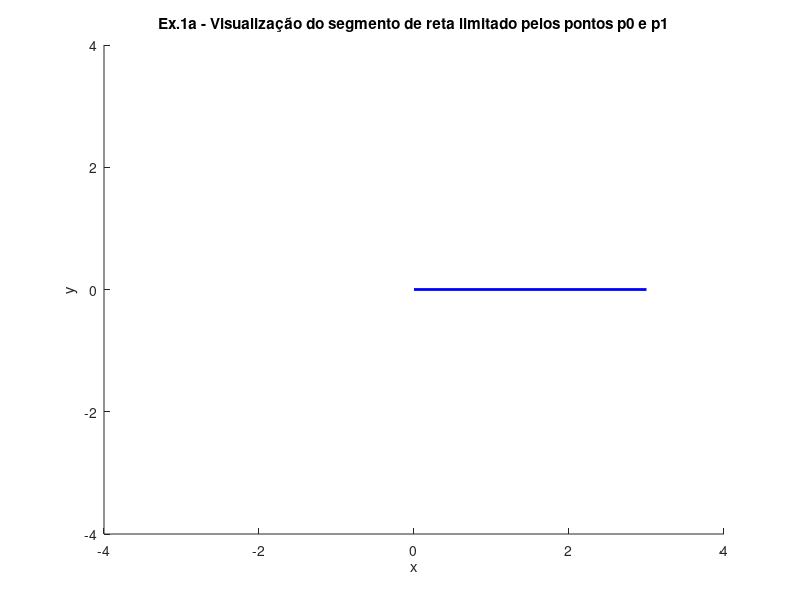
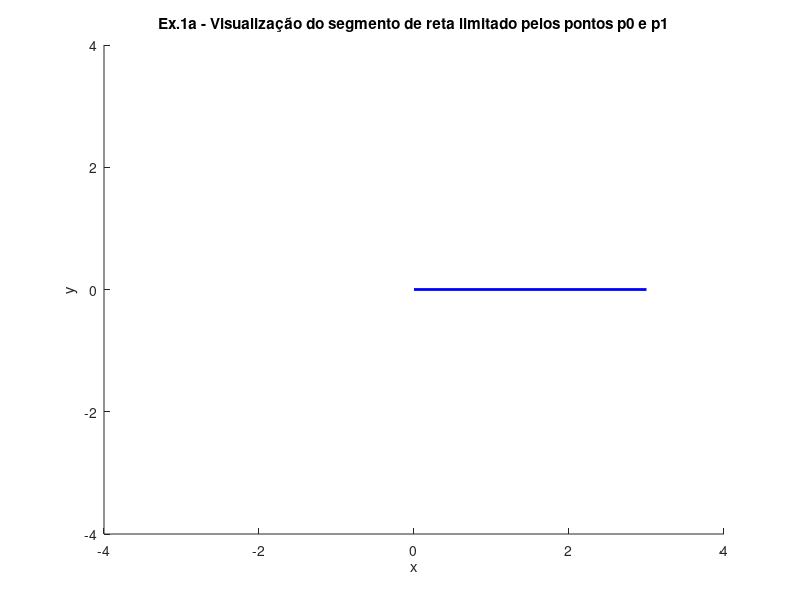

Reproduce these figures in MATLAB, in order. (Note: this script raises an error after producing the figures.)
% Trabalho 2 - Translação e rotações de objetos 2D
% Daniel Coelho       nºmec.84949
% Miguel Pina         nºmec.80203

% ------------------------------------------------------------------------
% -------------------- 1.Rotações de segmentos de reta -------------------
% ------------------------------------------------------------------------

%% Ex1 alínea (a)
% Initial configurations
clc % Clear all text from command window
close all
clear % Clear previous environment variables

% Criação dos pontos p0(0,0) e p1(3,0) do segmento de reta pretendido
p0 = [0 0]';   p1 = [3 0]';
p_line = [p0 p1];

% Configurações da janela e representação gráfica do segmento de reta

figure('Renderer','painters', 'Position', [0 20 675 675])
line(p_line(1,:),p_line(2,:), 'LineWidth', 2, 'Color', 'blue');
title('Ex.1a - Visualização do segmento de reta limitado pelos pontos p0 e p1')
xlabel('x'); ylabel('y');
axis([-4 4 -4 4]);
pause(1)


%% Ex1 alínea (b)
% Função auxiliar (rot.m) criada num script à parte

%% Ex1 alínea (c)
% Initial configurations
clc % Clear all text from command window

clear % Clear previous environment variables

% Criação dos pontos p0(0,0) e p1(3,0) do segmento de reta pretendido
p0 = [0 0]';   p1 = [3 0]';
p_line = [p0 p1];


% Configurações da janela e representação gráfica do segmento de reta

figure('Renderer', 'painters', 'Position', [675 20 675 675])
h=line(p_line(1,:),p_line(2,:), 'LineWidth', 2, 'Color', 'blue');
title('Ex.1a - Visualização do segmento de reta limitado pelos pontos p0 e p1')
xlabel('x'); ylabel('y'); axis([-4 4 -4 4])


% Pontos do segmento de reta para uma rotação de 45º:
p_line45 = rot(pi/4)*p_line;

% Pontos do segmento de reta para uma rotação de 90º:
p_line90 = rot(pi/2)*p_line;

% Representação gráfica da rotação:
angs = linspace(0,pi/2,25);
titulos = ["0º" "45º" "90º"];
idx = 1;

title('Ex.1c - Rotações de 45º e 90º ao segmento de reta')
for a = angs
    p_line_rot = rot(a)*p_line;
    set(h,'Xdata',p_line_rot(1,:), 'Ydata',p_line_rot(2,:));
    
    if a==0 || a==pi/4 || a==pi/2
        
        line(p_line_rot(1,:),p_line_rot(2,:), 'LineWidth', 2, 'Color', rand(1,3)) % Representa a linha com uma cor aleatória
        text(max(p_line_rot(1,:))+0.15,max(p_line_rot(2,:))+0.15,titulos(idx))  
        idx = idx +1;
        
    end
    pause(0.08)
end
pause(1)


%% Ex1 alínea d)
% Initial configurations
clc % Clear all text from command window

clear % Clear previous environment variables

% Criação dos pontos p0(0,0) e p1(3,0) do segmento de reta pretendido
p0 = [0 0]';   p1 = [3 0]';
p_line = [p0 p1];

% Configurações da janela

figure('Renderer', 'painters', 'Position', [0 20 675 675])
xlabel('x'); ylabel('y'); axis([-4 4 -4 4])

% Representação gráfica da alínea:
angs = linspace(0,2*pi,360);
h=line(p_line(1,:),p_line(2,:), 'LineWidth', 2, 'Color', 'blue');
axis([-4 4 -4 4]);     title('Ex.1d - Trajetória de p1 centrado em p0')


text(0,0,'p0(0,0)')
tx=text(3,0,'p1(3,0)');
hold on
pause(1)
for a = angs
    p_line_rot = rot(a)*p_line;
    set(h,'Xdata',p_line_rot(1,:), 'Ydata',p_line_rot(2,:));
    plot(p_line_rot(1,2),p_line_rot(2,2),'.','MarkerSize', 10)
    pause(0.005)
end

delete(tx) % Apaga o texto que foi escrito para poder pintar a circunferência depois
rectangle('Position',[-3 -3 6 6],'Curvature',[1 1], 'FaceColor',[0.63 0.714 0.86]) % Pinta a circunferência


%% ------------------------------------------------------------------------
%  --------------- 2.Rotações e Translações de polígonos 2D ---------------
%  ------------------------------------------------------------------------


%% Ex2 alínea a) %%

clc % Clear all text from command window
clear % Clear previous environment variables


figure('Renderer', 'painters', 'Position', [675 20 675 675])

%definição dos pontos que defininem o trapézio

p1 = [-1,0]';
p2 = [1 0]';
p3 = [1 0.75]';
p4 = [0.5 0.75]';
p5 = [0.1 3]';
p6 = [-0.1 3]';
p7 = [-0.5 0.75]';
p8 = [-1 0.75]';

pontos_0 = [p1,p2,p3,p4,p5,p6,p7,p8];

pontos_0(end+1,:)= 1; %de forma a ficar homogeneo


%criação das componentes horizontais e verticais dos pontos a mostrar

x= pontos_0(1,:);
y=pontos_0(2,:);

fill(x,y,'Red')

grid on
xlabel('x')
ylabel('y')
title('Ex.2a - Visualização do polígono')
hold off
axis([-4 4 -4 4])
pause(1)

 
%% Ex2 alínea b) %%


%Movimento: Trans(3,0), Rot(z,90) relativamente ao referencial global

clc % Clear all text from command window

clear % Clear previous environment variables


figure('Renderer', 'painters', 'Position', [0 20 675 675])


%definição dos pontos que defininem o trapézio

p1 = [-1,0]';
p2 = [1 0]';
p3 = [1 0.75]';
p4 = [0.5 0.75]';
p5 = [0.1 3]';
p6 = [-0.1 3]';
p7 = [-0.5 0.75]';
p8 = [-1 0.75]';
pontos_0 = [p1,p2,p3,p4,p5,p6,p7,p8];

pontos_0(end+1,:)= 1; %de forma a ficar homogeneo


%Translação de 3 unidades em x sentido positivo (Trans(3,0))

for i = 0:0.1:3
    
    pontos = Trans_2D(i,0) * pontos_0;
    x= pontos(1,:);
    y=pontos(2,:);
    fill(x,y,'Red')
    
    grid on
    xlabel('x')
    ylabel('y')
    title('Ex.2b - Rotação em torno da origem de 0 a 90')
    axis([-10 10 -10 10])
    
    pause(0.001)

    
end

%Rotação de 90 graus em z sentido positivo (Rot(z,3)) relativamente ao
%referencial global


for i = 0:1:90
    
    rad = (i * pi) / 180 ;
    
    pontos = Rot_2D(rad) * Trans_2D(3,0) * pontos_0;
    x= pontos(1,:);
    y=pontos(2,:);
    fill(x,y,'Red')
    
    grid on
    xlabel('x')
    ylabel('y')
    title('Ex.2b - Rotação em torno da origem de 0 a 90')
    axis([-10 10 -10 10])
    
    pause(0.001)

    
end
pause(1)

    
    
%% Ex2 alínea b) Mas com rotação relativamente ao novo referencial

clc % Clear all text from command window

clear % Clear previous environment variables


figure('Renderer', 'painters', 'Position', [675 20 675 675])

%definição dos pontos que defininem o trapézio

p1 = [-1,0]';
p2 = [1 0]';
p3 = [1 0.75]';
p4 = [0.5 0.75]';
p5 = [0.1 3]';
p6 = [-0.1 3]';
p7 = [-0.5 0.75]';
p8 = [-1 0.75]';
pontos_0 = [p1,p2,p3,p4,p5,p6,p7,p8];

pontos_0(end+1,:)= 1; %de forma a ficar homogeneo


%Translação de 3 unidades em x sentido positivo (Trans(3,0))

for i = 0:0.1:3
    
    pontos = Trans_2D(i,0) * pontos_0;
    x= pontos(1,:);
    y=pontos(2,:);
    fill(x,y,'Red')
    
    grid on
    xlabel('x')
    ylabel('y')
    title('Ex.2b - com rotação relativamente ao novo referencial')
    axis([-10 10 -10 10])
    
    pause(0.01)

    
end

%Rotação de 90 graus em z sentido positivo (Rot(z,3)) relativamente ao novo
%referencial

for i = 0:1:90
    
    rad = (i * pi) / 180 ;
    
    pontos =  Trans_2D(3,0) * Rot_2D(rad) * pontos_0;
    x= pontos(1,:);
    y=pontos(2,:);
    fill(x,y,'Red')
    
    grid on
    xlabel('x')
    ylabel('y')
    title('Ex.2b com rotação relativamente ao novo referencial')
    axis([-10 10 -10 10])
    
    pause(0.01)

    
end
pause(1)


%% Ex2 alínea c) 

clc % Clear all text from command window

clear % Clear previous environment variables


figure('Renderer', 'painters', 'Position', [0 20 675 675])

%definição dos pontos que defininem o trapézio

p1 = [-1,0]';
p2 = [1 0]';
p3 = [1 0.75]';
p4 = [0.5 0.75]';
p5 = [0.1 3]';
p6 = [-0.1 3]';
p7 = [-0.5 0.75]';
p8 = [-1 0.75]';
pontos_0 = [p1,p2,p3,p4,p5,p6,p7,p8];

pontos_0(end+1,:)= 1; %de forma a ficar homogeneo


%Translação de 3 unidades em x sentido positivo (Trans(3,0))

for i = 0:0.1:3
    
    pontos = Trans_2D(i,0) * pontos_0;
    x= pontos(1,:);
    y=pontos(2,:);
    fill(x,y,'Red')
    
    grid on
    xlabel('x')
    ylabel('y')
    title('Ex.2c')
    axis([-10 10 -10 10])
    
    pause(0.01)

    
end


%Rotação de 90 graus em z sentido positivo (Rot(z,90)) relativamente ao
%referencial global


for i = 0:1:90
    
    rad = (i * pi) / 180 ;
    
    pontos = Rot_2D(rad) * Trans_2D(3,0) * pontos_0;
    x= pontos(1,:);
    y=pontos(2,:);
    fill(x,y,'Red')
    grid on
    xlabel('x')
    ylabel('y')
    title('Ex.2c')
    axis([-10 10 -10 10])
    
    pause(0.01)

    
end

%Rotação de 90 a 180 graus em z sentido positivo (Rot(z,90)) relativamente ao
%referencial global com rotação relativamente a si de forma a ficar virado
%para cima

ordem = 0;


for i = 91:1:180
    
    ordem = ordem + 1;
    alfa = 2 * ordem;
    
    alfa = -(alfa * pi) / 180;
    
    
    rad = (i * pi) / 180 ;
    
    pontos = Rot_2D(rad) * Trans_2D(3,0)* Rot_2D(alfa) * pontos_0;
    x= pontos(1,:);
    y=pontos(2,:);
    fill(x,y,'Red')
    grid on
    xlabel('x')
    ylabel('y')
    title('Ex.2c')
    axis([-10 10 -10 10])
    
    pause(0.01)

    
end
pause(1)



%% Ex2 alinea c) mas mantendo o bico sempre para cima

clc % Clear all text from command window

clear % Clear previous environment variables


figure('Renderer', 'painters', 'Position', [675 20 675 675])

%definição dos pontos que defininem o trapézio

p1 = [-1,0]';
p2 = [1 0]';
p3 = [1 0.75]';
p4 = [0.5 0.75]';
p5 = [0.1 3]';
p6 = [-0.1 3]';
p7 = [-0.5 0.75]';
p8 = [-1 0.75]';
pontos_0 = [p1,p2,p3,p4,p5,p6,p7,p8];

pontos_0(end+1,:)= 1; %de forma a ficar homogeneo


ordem = 0;
alfa = 0;


%Se apenas fizesse a Rot_2D(rad) ele ia rodar e ia acabar com o bico virado
%para baixo, como o quero manter sempre para cima temos de ir rodando
%sempre relativamente a si mesmo, como queremos que ele fique para cima
%temos de rodas pi



for i = 0:1:180
    
    ordem = ordem + 1;
    alfa = 1 * ordem;
    
    alfa = -(alfa * pi) / 180;
    
    
    rad = (i * pi) / 180 ;
    
    pontos = Rot_2D(rad) * Trans_2D(3,0)* Rot_2D(alfa) * pontos_0;
    x= pontos(1,:);
    y=pontos(2,:);
    fill(x,y,'Red')
    grid on
    xlabel('x')
    ylabel('y')
    title('Ex.2c - com bico sempre para cima')
    axis([-10 10 -10 10])
    
    pause(0.01)

    
end

pause(1)




%% Ex2 alínea d)


% Neste exercício utilizou-se uma função de transferência diferente,
% 'transf', em que possibilita tanto a rotação como a translação dependendo
% dos inputs fornecidos.


clc % Clear all text from command window

clear % Clear previous environment variables

% Configuração da janela

figure('Renderer', 'painters', 'Position', [0 20 675 675])
axis([-10 10 -10 10]); title('Ex.2d - Trajetória definida pelo perímetro de um quadrado')
xlabel('x'); ylabel('y')
hold on; grid on; axis square 

% Pontos do polígono
p1 = [-1 0]';
p2 = [1 0]';
p3 = [1 0.75]';
p4 = [0.5 0.75]';
p5 = [0.1 3]';
p6 = [-0.1 3]';
p7 = [-0.5 0.75]';
p8 = [-1 0.75]';
P=[p1 p2 p3 p4 p5 p6 p7 p8];

% Homogeneização do polígono
P = [P; ones(1,8)]; 

P_t = transf(0,3,0)*P;

% Preenchimento do polígono a vermelho
h = fill(P_t(1,:),P_t(2,:),'r');

pause(1)

p0 = [3 0]';
% Translação (0,3)
for t = linspace(0,3,100)
    Q = transf(0,0,t)*transf(0,3,0)*P;
    
    set( h, 'XData', Q(1,:), 'YData', Q(2,:));
    
    p1 = [3 t]';
    p_line1 = [p0 p1];
    linha=line(p_line1(1,:),p_line1(2,:), 'LineWidth', 2, 'Color', 'blue');
    pause(0.0005) %Intervalo de 0.0005s entre cada iteração do ciclo
end


% Rotação 90º sobre si mesmo no vértice
for angs = linspace(0,pi/2,100)
    Q = transf(0,0,3)*transf(0,3,0)*transf(angs,0,0)*P;
    set( h, 'XData', Q(1,:), 'YData', Q(2,:));
    pause(0.0005) %Intervalo de 0.0005s entre cada iteração do ciclo
end


p0 = [3 3]';
p_t = linspace(3,-3,100);
i=0;
% Translação (-6,0)
for t = linspace(0,-6,100)
    Q = transf(0,t,0)*transf(0,0,3)*transf(0,3,0)*transf(pi/2,0,0)*P;
    set( h, 'XData', Q(1,:), 'YData', Q(2,:));
    
    i = i+1;
    p1 = [p_t(i) 3]';
    p_line1 = [p0 p1];
    linha=line(p_line1(1,:),p_line1(2,:), 'LineWidth', 2, 'Color', 'blue');
    pause(0.0005) %Intervalo de 0.0005s entre cada iteração do ciclo
end

% Rotação 90º sobre si mesmo no vértice
for angs = linspace(0,pi/2,100)
    Q = transf(0,-6,0)*transf(0,0,3)*transf(pi/2,6,0)*transf(pi/2,0,0)*...
        transf(0,3,0)*transf(pi,0,0)*transf(pi/2,0,0)*transf(angs,0,0)*P;
    set( h, 'XData', Q(1,:), 'YData', Q(2,:));
    pause(0.0005) %Intervalo de 0.0005s entre cada iteração do ciclo
end


p0 = [-3 3]';
p_t = linspace(3,-3,100);
i = 0;
% Translação (0,-6)
for t = linspace(0,-6,100)
    Q = transf(0,0,t)*transf(0,-6,0)*transf(0,0,3)*transf(pi/2,6,0)*...
        transf(pi/2,0,0)*transf(0,3,0)*transf(pi,0,0)*transf(pi/2,0,0)*transf(pi/2,0,0)*P;
    set( h, 'XData', Q(1,:), 'YData', Q(2,:));
    
    i = i+1;
    p1 = [-3 p_t(i)]';
    p_line1 = [p0 p1];
    linha=line(p_line1(1,:),p_line1(2,:), 'LineWidth', 2, 'Color', 'blue');
    pause(0.0005) %Intervalo de 0.0005s entre cada iteração do ciclo
end


% Rotação 90º sobre si mesmo no vértice
for angs = linspace(0,pi/2,100)
    Q = transf(0,0,-6)*transf(0,-6,0)*transf(0,0,3)*transf(pi/2,6,0)*transf(pi/2,0,0)*...
        transf(0,3,0)*transf(pi,0,0)*transf(pi/2,0,0)*transf(pi/2,0,0)*transf(angs,0,0)*P;
    set( h, 'XData', Q(1,:), 'YData', Q(2,:));
    pause(0.0005) %Intervalo de 0.0005s entre cada iteração do ciclo
end


p0 = [-3 -3]';
p_t = linspace(-3,3,100);
i = 0;
% Translação (6,0)
for t = linspace(0,6,100)
    Q = transf(0,t,0)*transf(0,0,-6)*transf(0,-6,0)*transf(0,0,3)*transf(pi/2,6,0)*transf(pi/2,0,0)*...
        transf(0,3,0)*transf(pi,0,0)*transf(pi/2,0,0)*transf(pi/2,0,0)*transf(pi/2,0,0)*P;
    set( h, 'XData', Q(1,:), 'YData', Q(2,:));
    
    i = i+1;
    p1 = [p_t(i) -3]';
    p_line1 = [p0 p1];
    linha=line(p_line1(1,:),p_line1(2,:), 'LineWidth', 2, 'Color', 'blue');
    pause(0.0005) %Intervalo de 0.0005s entre cada iteração do ciclo
end


% Rotação 90º sobre si mesmo no vértice
for angs = linspace(0,pi/2,100)
    Q = transf(0,6,0)*transf(0,0,-6)*transf(0,-6,0)*transf(0,0,3)*transf(pi/2,6,0)*transf(pi/2,0,0)*...
        transf(0,3,0)*transf(pi,0,0)*transf(pi/2,0,0)*transf(pi/2,0,0)*transf(pi/2,0,0)*transf(angs,0,0)*P;
    set( h, 'XData', Q(1,:), 'YData', Q(2,:));
    pause(0.0005) %Intervalo de 0.0005s entre cada iteração do ciclo
end


p0 = [3 -3]';
p_t = linspace(-3,0,100);
i = 0;
%Translação (0,3)
for t = linspace(0,3,100)
    Q = transf(0,0,t)*transf(0,6,0)*transf(0,0,-6)*transf(0,-6,0)*transf(0,0,3)*transf(pi/2,6,0)*transf(pi/2,0,0)*...
        transf(0,3,0)*transf(pi,0,0)*transf(pi/2,0,0)*transf(pi/2,0,0)*transf(pi/2,0,0)*transf(pi/2,0,0)*P;
    set( h, 'XData', Q(1,:), 'YData', Q(2,:));
    
    i = i+1;
    p1 = [3 p_t(i)]';
    p_line1 = [p0 p1];
    linha=line(p_line1(1,:),p_line1(2,:), 'LineWidth', 2, 'Color', 'blue');
    pause(0.0005) %Intervalo de 0.0005s entre cada iteração do ciclo
end


%====================================================================
%====================================================================
%====================================================================

title('Ex2 - Finalização do trabalho')
% Posicionamento para escrever 'RI' em cima do quadrado desenhado
angs = linspace(0,3*pi/4,50);
t_x = linspace(0,2.2,50);
t_y = linspace(0,4,50);
for i=1:50
    Q = transf(angs(i),t_x(i),t_y(i))*transf(0,0,3)*transf(0,6,0)*transf(0,0,-6)*transf(0,-6,0)*transf(0,0,3)*...
        transf(0,3,0)*transf(pi/2,0,0)*transf(pi/2,0,0)*transf(pi/2,0,0)*transf(pi/2,0,0)*P;
    set( h, 'XData', Q(1,:), 'YData', Q(2,:));
    pause(0.0005) %Intervalo de 0.0005s entre cada iteração do ciclo
end

% Começa a escrever:
% ESCREVE A LETRA R

p0 = [Q(1,6) Q(2,6)]';
p_t = linspace(Q(2,6),Q(2,6)+3,50);
i = 0;
for t = linspace(0,3,50)
    Q = transf(0,0,t)*transf(3*pi/4,2.2,4)*transf(0,0,3)*transf(0,6,0)*transf(0,0,-6)*transf(0,-6,0)*...
        transf(0,0,3)*transf(0,3,0)*transf(pi/2,0,0)*transf(pi/2,0,0)*transf(pi/2,0,0)*transf(pi/2,0,0)*P;
    set( h, 'XData', Q(1,:), 'YData', Q(2,:));
    
    i = i+1;
    p1 = [Q(1,6) p_t(i)]';
    p_line1 = [p0 p1];
    linha=line(p_line1(1,:),p_line1(2,:), 'LineWidth', 4, 'Color', 'red');
    pause(0.0005) %Intervalo de 0.0005s entre cada iteração do ciclo
end



p0 = [Q(1,6) Q(2,6)]';
p_t = linspace(Q(1,6),Q(1,6)+1.5,50);
i = 0;
for t = linspace(0,1.5,50)
    Q = transf(0,t,0)*transf(0,0,3)*transf(3*pi/4,2.2,4)*transf(0,0,3)*transf(0,6,0)*transf(0,0,-6)*transf(0,-6,0)*...
        transf(0,0,3)*transf(0,3,0)*transf(pi/2,0,0)*transf(pi/2,0,0)*transf(pi/2,0,0)*transf(pi/2,0,0)*P;
    set( h, 'XData', Q(1,:), 'YData', Q(2,:));
    
    i = i+1;
    p1 = [p_t(i) Q(2,6)]';
    p_line1 = [p0 p1];
    linha=line(p_line1(1,:),p_line1(2,:), 'LineWidth', 4, 'Color', 'red');
    pause(0.0005) %Intervalo de 0.0005s entre cada iteração do ciclo
end


p0 = [Q(1,6) Q(2,6)]';
p_t = linspace(Q(2,6),Q(2,6)-1.5,50);
i = 0;
for t = linspace(0,-1.5,50)
    Q = transf(0,0,t)*transf(0,1.5,0)*transf(0,0,3)*transf(3*pi/4,2.2,4)*transf(0,0,3)*transf(0,6,0)*transf(0,0,-6)*...
        transf(0,-6,0)*transf(0,0,3)*transf(0,3,0)*transf(pi/2,0,0)*transf(pi/2,0,0)*transf(pi/2,0,0)*transf(pi/2,0,0)*P;
    set( h, 'XData', Q(1,:), 'YData', Q(2,:));
    
    i = i+1;
    p1 = [Q(1,6) p_t(i)]';
    p_line1 = [p0 p1];
    linha=line(p_line1(1,:),p_line1(2,:), 'LineWidth', 4, 'Color', 'red');
    pause(0.0005) %Intervalo de 0.0005s entre cada iteração do ciclo
end

p0 = [Q(1,6) Q(2,6)]';
p_t = linspace(Q(1,6),Q(1,6)-1.5,50);
i = 0;
for t = linspace(0,-1.5,50)
    Q = transf(0,t,0)*transf(0,0,-1.5)*transf(0,1.5,0)*transf(0,0,3)*transf(3*pi/4,2.2,4)*transf(0,0,3)*transf(0,6,0)*transf(0,0,-6)*...
        transf(0,-6,0)*transf(0,0,3)*transf(0,3,0)*transf(pi/2,0,0)*transf(pi/2,0,0)*transf(pi/2,0,0)*transf(pi/2,0,0)*P;
    set( h, 'XData', Q(1,:), 'YData', Q(2,:));
    
    i = i+1;
    p1 = [p_t(i) Q(2,6)]';
    p_line1 = [p0 p1];
    linha=line(p_line1(1,:),p_line1(2,:), 'LineWidth', 4, 'Color', 'red');
    pause(0.0005) %Intervalo de 0.0005s entre cada iteração do ciclo
end


p0 = [Q(1,6) Q(2,6)]';
p_t = linspace(Q(1,6),Q(1,6)+1.5,50);
p_t2 = linspace(Q(2,6),Q(2,6)-1.5,50);
i = 0;
t1 = linspace(0,1.5,50);
for t = linspace(0,-1.5,50)
    i = i+1;
    Q = transf(0,t1(i),t)*transf(0,-1.5,0)*transf(0,0,-1.5)*transf(0,1.5,0)*transf(0,0,3)*transf(3*pi/4,2.2,4)*transf(0,0,3)*transf(0,6,0)*...
        transf(0,0,-6)*transf(0,-6,0)*transf(0,0,3)*transf(0,3,0)*transf(pi/2,0,0)*transf(pi/2,0,0)*transf(pi/2,0,0)*transf(pi/2,0,0)*P;
    set( h, 'XData', Q(1,:), 'YData', Q(2,:));
    
    p1 = [p_t(i) p_t2(i)]';
    p_line1 = [p0 p1];
    linha=line(p_line1(1,:),p_line1(2,:), 'LineWidth', 4, 'Color', 'red');
    pause(0.0005) %Intervalo de 0.0005s entre cada iteração do ciclo
end


%LEVANTA O POLÍGONO E VAI PARA ONDE VAI ESCREVER O 'I'
for angs = linspace(0,-pi/4,50)
    Q = transf(0,1.5,-1.5)*transf(0,-1.5,0)*transf(0,0,-1.5)*transf(0,1.5,0)*transf(0,0,3)*transf(3*pi/4,2.2,4)*...
        transf(0,0,3)*transf(0,6,0)*transf(0,0,-6)*transf(0,-6,0)*transf(0,0,3)*transf(pi/2,6,0)*transf(pi/2,0,0)*...
        transf(0,3,0)*transf(pi,0,0)*transf(pi/2,0,0)*transf(pi/2,0,0)*transf(pi/2,0,0)*transf(pi/2,0,0)*transf(angs,0,0)*P;
    set( h, 'XData', Q(1,:), 'YData', Q(2,:));

    pause(0.0005) %Intervalo de 0.0005s entre cada iteração do ciclo
end


for t = linspace(0,1.5,50)
    Q = transf(0,t,0)*transf(0,1.5,-1.5)*transf(0,-1.5,0)*transf(0,0,-1.5)*transf(0,1.5,0)*transf(0,0,3)*transf(3*pi/4,2.2,4)*...
        transf(0,0,3)*transf(0,6,0)*transf(0,0,-6)*transf(0,-6,0)*transf(0,0,3)*transf(pi/2,6,0)*transf(pi/2,0,0)*...
        transf(0,3,0)*transf(pi,0,0)*transf(pi/2,0,0)*transf(pi/2,0,0)*transf(pi/2,0,0)*transf(pi/2,0,0)*transf(-pi/4,0,0)*P;
    set( h, 'XData', Q(1,:), 'YData', Q(2,:));

    pause(0.0005) %Intervalo de 0.0005s entre cada iteração do ciclo
end

for angs = linspace(0,pi/4,50)
    Q = transf(0,1.5,0)*transf(0,1.5,-1.5)*transf(0,-1.5,0)*transf(0,0,-1.5)*transf(0,1.5,0)*transf(0,0,3)*transf(3*pi/4,2.2,4)*...
        transf(0,0,3)*transf(0,6,0)*transf(0,0,-6)*transf(0,-6,0)*transf(0,0,3)*transf(pi/2,6,0)*transf(pi/2,0,0)*transf(0,3,0)*...
        transf(pi,0,0)*transf(pi/2,0,0)*transf(pi/2,0,0)*transf(pi/2,0,0)*transf(pi/2,0,0)*transf(-pi/4,0,0)*transf(angs,0,0)*P;
    set( h, 'XData', Q(1,:), 'YData', Q(2,:));

    pause(0.0005) %Intervalo de 0.0005s entre cada iteração do ciclo
end

%ESCREVE A LETRA I
p0 = [Q(1,6) Q(2,6)]';
p_t = linspace(Q(2,6),Q(2,6)+3,50);
i = 0;
for t = linspace(0,3,50)
    Q = transf(0,0,t)*transf(0,1.5,0)*transf(0,1.5,-1.5)*transf(0,-1.5,0)*transf(0,0,-1.5)*transf(0,1.5,0)*transf(0,0,3)*transf(3*pi/4,2.2,4)*...
        transf(0,0,3)*transf(0,6,0)*transf(0,0,-6)*transf(0,-6,0)*transf(0,0,3)*transf(pi/2,6,0)*transf(pi/2,0,0)*transf(0,3,0)*...
        transf(pi,0,0)*transf(pi/2,0,0)*transf(pi/2,0,0)*transf(pi/2,0,0)*transf(pi/2,0,0)*transf(-pi/4,0,0)*transf(pi/4,0,0)*P;
    set( h, 'XData', Q(1,:), 'YData', Q(2,:));
    
    i = i+1;
    p1 = [Q(1,6) p_t(i)]';
    p_line1 = [p0 p1];
    linha=line(p_line1(1,:),p_line1(2,:), 'LineWidth', 4, 'Color', 'red');
    pause(0.001) %Intervalo de 0.005s entre cada iteração do ciclo
end



% Translação para retirar polígono
for t = linspace(0,30,300)
    Q = transf(0,t,0)*transf(0,0,3)*transf(0,1.5,0)*transf(0,1.5,-1.5)*transf(0,-1.5,0)*transf(0,0,-1.5)*transf(0,1.5,0)*transf(0,0,3)*...
        transf(3*pi/4,2.2,4)*transf(0,0,3)*transf(0,6,0)*transf(0,0,-6)*transf(0,-6,0)*transf(0,0,3)*transf(pi/2,6,0)*transf(pi/2,0,0)*...
        transf(0,3,0)*transf(pi,0,0)*transf(pi/2,0,0)*transf(pi/2,0,0)*transf(pi/2,0,0)*transf(pi/2,0,0)*transf(-pi/4,0,0)*transf(pi/4,0,0)*P;
    set( h, 'XData', Q(1,:), 'YData', Q(2,:), 'FaceColor',rand(1,3));
    if t>10
        rectangle('Position',[-3 -3 6 6], 'FaceColor',[0.63 0.714 0.86])
    else
        pause(0.00005)
    end
end





